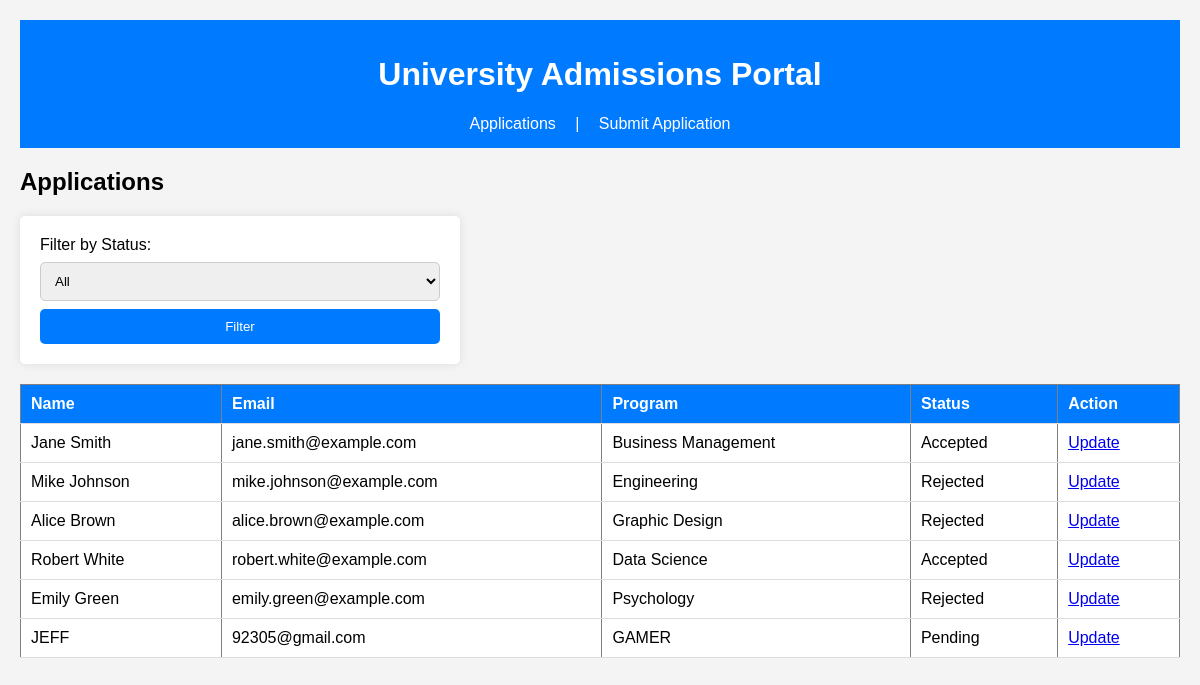
The page / on the database its author committed.
### tables this page shows
CREATE TABLE `applications` (
  `id` int(11) NOT NULL,
  `name` varchar(100) DEFAULT NULL,
  `email` varchar(100) DEFAULT NULL,
  `program` varchar(100) DEFAULT NULL,
  `status` enum('Pending','Accepted','Rejected') DEFAULT 'Pending',
  `message` text DEFAULT NULL
);

### index.php (the view, shortened to what this page needs)
<?php include 'header.php'; ?>
<h2>Applications</h2>
<form method="GET">
    Filter by Status:
    <select name="status">
        <option value="">All</option>
    </select>
    <button type="submit">Filter</button>
</form>
<table border="1">
    <tr>
        <th>Name</th><th>Email</th><th>Program</th><th>Status</th><th>Action</th>
    </tr>
    <?php
    $query = "SELECT * FROM applications";
    $result = $conn->query($query);
    while ($row = $result->fetch_assoc()) {
        echo "<tr>
                <td>{$row['name']}</td>
                <td>{$row['email']}</td>
                <td>{$row['program']}</td>
                <td>{$row['status']}</td>
                <td><a href='update.php?id={$row['id']}'>Update</a></td>
              </tr>";
    }
    ?>
</table>

### header.php (shortened to what this page needs)
<!DOCTYPE html>
<html lang="en">
<head>
    <link rel="stylesheet" href="style.css">
</head>
<body>
    <header>
        <h1>University Admissions Portal</h1>
        <nav>
            <a href="index.php">Applications</a> |
            <a href="apply.php">Submit Application</a>
        </nav>
    </header>

### style.css (style rules this page uses)
body { font-family: Arial, sans-serif; margin: 20px; padding: 0; background-color: #f4f4f4; }
header { background: #007BFF; color: white; padding: 15px; text-align: center; }
nav a { color: white; margin: 0 15px; text-decoration: none; }
form { background: white; padding: 20px; border-radius: 5px; box-shadow: 0px 0px 10px rgba(0, 0, 0, 0.1); max-width: 400px; margin-bottom: 20px; }
input, select, textarea, button { width: 100%; padding: 10px; margin-top: 8px; border: 1px solid #ccc; border-radius: 5px; }
button { background-color: #007BFF; color: white; cursor: pointer; border: none; }
table { width: 100%; border-collapse: collapse; background: white; margin-top: 20px; }
th, td { padding: 10px; text-align: left; border-bottom: 1px solid #ddd; }
th { background-color: #007BFF; color: white; }

### rows shown on the page
applications: name "Jane Smith", email "jane.smith@example.com", program "Business Management", status "Accepted"
applications: name "Mike Johnson", email "mike.johnson@example.com", program "Engineering", status "Rejected"
applications: name "Alice Brown", email "alice.brown@example.com", program "Graphic Design", status "Rejected"
applications: name "Robert White", email "robert.white@example.com", program "Data Science", status "Accepted"
applications: name "Emily Green", email "emily.green@example.com", program "Psychology", status "Rejected"
applications: name "JEFF", email "92305@gmail.com", program "GAMER", status "Pending"
